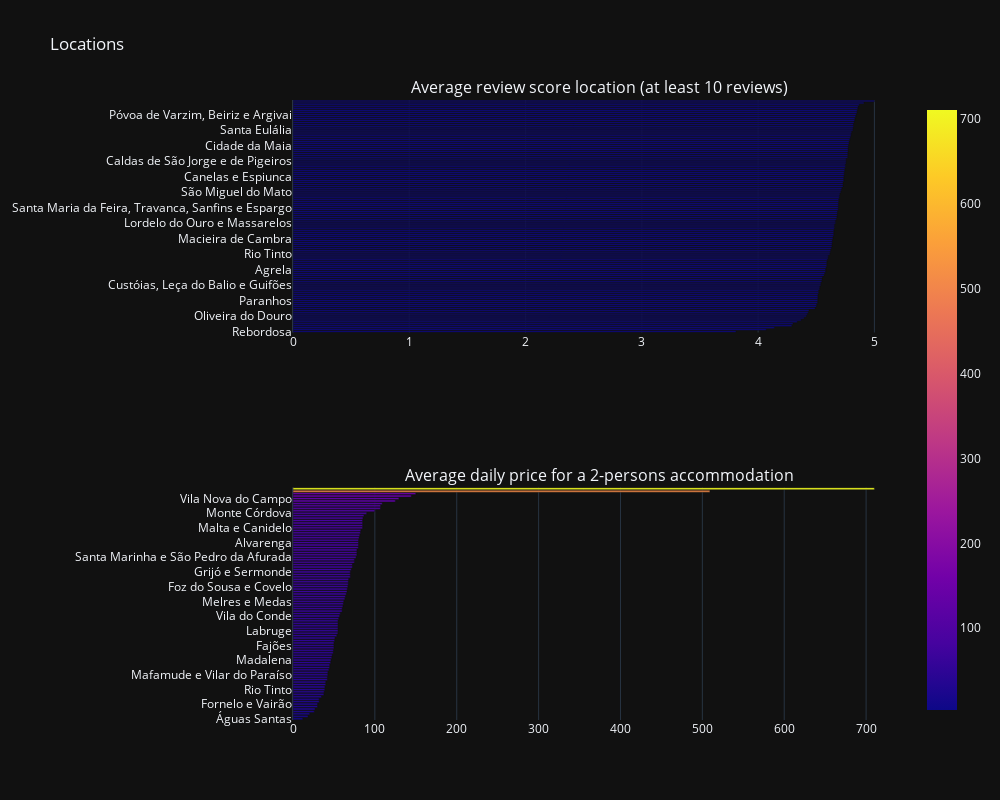

The notebook cell this image was saved under:
### Markdown cell above
En esta sección, agrupamos los puntajes de revisión de la ubicación por vecindario (solo listados con al menos 10 revisiones). Aunque esperamos que la distancia al centro de la ciudad sea un factor importante, esta puntuación también debería tener en cuenta otras cosas. Otros factores pueden incluir:

* La seguridad de una ubicación (como se muestra en la sección anterior)
* Ruido. Si una lista tiene una ubicación central, pero está rodeada de bares ruidosos, eso debería costar puntos en el puntaje de revisión de la ubicación.
* Si un listado está ubicado fuera del centro de la ciudad pero bien conectado por transporte público, debería obtener puntos de bonificación por eso.
* Instalaciones cercanas al listado. ¿Hay supermercados, bares y restaurantes cerca?
* Puede que algunas personas busquen aparcamiento gratuito si vienen en coche (el aparcamiento es muy caro en Ámsterdam en general).

A continuación, vemos que los vecindarios centrales, que generalmente también fueron los más caros, generalmente también obtienen una puntuación más alta en la puntuación de revisión de ubicación. Si calculara la distancia al centro de la ciudad para cada listado, espero ver correlaciones bastante fuertes entre esta distancia con el puntaje de revisión del precio y la ubicación.

Al mirar el puntaje promedio de revisión, me sorprende ver que el promedio está por encima de 8/10 para todos los vecindarios. Ámsterdam es una ciudad pequeña (¡mucho más pequeña de lo que mucha gente piensa!). Por lo tanto, no lleva mucho tiempo llegar al centro de la ciudad desde cualquier lugar, lo que podría explicar hasta cierto punto los altos promedios. Mi consejo personal para los turistas sería considerar un alojamiento más asequible fuera del centro de la ciudad, en un vecindario seguro y con buenas conexiones de transporte público al centro de la ciudad de todos modos. Sin embargo, ¿las diferencias entre las mejores ubicaciones y los vecindarios exteriores son realmente tan pequeñas? ¡Vamos a averiguarlo en la siguiente sección!

### Code cell
# Group by neighbourhood and calculate the mean review score location for listings with at least 10 reviews
feq1 = df_distancia[df_distancia['number_of_reviews'] >= 10].groupby('neighbourhood')['review_scores_location'].mean().sort_values(ascending=True)

# Create bar chart using Plotly Express
fig1 = px.bar(feq1, x='review_scores_location', y=feq1.index, orientation='h', color='review_scores_location', color_continuous_scale='RdYlGn')
fig1.update_layout(xaxis_title="Score (scale 1-10)", yaxis_title="") # TODO CUIDADO CON EL COLOR!!!!

# Group by neighbourhood and calculate the mean daily price for 2-person accommodations
feq2 = df_distancia[df_distancia['accommodates'] == 2].groupby('neighbourhood')['price'].mean().sort_values(ascending=True)

# Create bar chart using Plotly Express
fig2 = px.bar(feq2, x='price', y=feq2.index, orientation='h', color='price', color_continuous_scale='viridis')
fig2.update_layout(xaxis_title="Average daily price (Euro)", yaxis_title="")

# Combine the two charts into a single subplot
figures = sp.make_subplots(rows=2, cols=1, subplot_titles=("Average review score location (at least 10 reviews)", "Average daily price for a 2-persons accommodation"))

# Add each bar chart to the subplot
figures.add_trace(fig1['data'][0], row=1, col=1)
figures.add_trace(fig2['data'][0], row=2, col=1)

# Update the layout of the subplot
figures.update_layout(
    title_text="Locations",
    height=800,
    width=1000,
    font_size=12,
    showlegend=False, 
    template = 'plotly_dark'
)
# TODO CUIDADO CON LA BARRA DE COLORES

### Figure 1 — Plotly figure (JSON) as saved in the notebook; plotly's stock layout.template omitted (floating-point values rounded to 4 significant figures)
{"data": [{"alignmentgroup": "True", "hovertemplate": "review_scores_location=%{marker.color}<br>neighbourhood=%{y}<extra></extra>", "legendgroup": "", "marker": {"color": [3.81, 4.07, 4.14, 4.29, 4.3, 4.337, 4.37, 4.396, 4.414, 4.423, 4.432, 4.438, 4.49, 4.5, 4.503, 4.512, 4.513, 4.513, 4.514, 4.515, 4.52, 4.52, 4.528, 4.53, 4.538, 4.54, 4.547, 4.55, 4.553, 4.567, 4.572, 4.58, 4.58, 4.584, 4.59, 4.59, 4.591, 4.596, 4.602, 4.603, 4.617, 4.62, 4.623, 4.63, 4.635, 4.635, 4.637, 4.638, 4.643, 4.645, 4.65, 4.65, 4.651, 4.655, 4.657, 4.657, 4.665, 4.665, 4.672, 4.678, 4.68, 4.681, 4.683, 4.689, 4.69, 4.69, 4.69, 4.692, 4.693, 4.698, 4.7, 4.703, 4.71, 4.715, 4.72, 4.73, 4.73, 4.73, 4.737, 4.737, 4.737, 4.74, 4.74, 4.744, 4.747, 4.75, 4.75, 4.756, 4.757, 4.757, 4.77, 4.771, 4.771, 4.773, 4.774, 4.775, 4.777, 4.781, 4.783, 4.787, 4.793, 4.798, 4.8, 4.804, 4.815, 4.817, 4.82, 4.82, 4.825, 4.83, 4.833, 4.838, 4.843, 4.85, 4.852, 4.856, 4.86, 4.87, 4.91, 5], "coloraxis": "coloraxis", "pattern": {"shape": ""}}, "name": "", "offsetgroup": "", "orientation": "h", "showlegend": false, "textposition": "auto", "type": "bar", "x": [3.81, 4.07, 4.14, 4.29, 4.3, 4.337, 4.37, 4.396, 4.414, 4.423, 4.432, 4.438, 4.49, 4.5, 4.503, 4.512, 4.513, 4.513, 4.514, 4.515, 4.52, 4.52, 4.528, 4.53, 4.538, 4.54, 4.547, 4.55, 4.553, 4.567, 4.572, 4.58, 4.58, 4.584, 4.59, 4.59, 4.591, 4.596, 4.602, 4.603, 4.617, 4.62, 4.623, 4.63, 4.635, 4.635, 4.637, 4.638, 4.643, 4.645, 4.65, 4.65, 4.651, 4.655, 4.657, 4.657, 4.665, 4.665, 4.672, 4.678, 4.68, 4.681, 4.683, 4.689, 4.69, 4.69, 4.69, 4.692, 4.693, 4.698, 4.7, 4.703, 4.71, 4.715, 4.72, 4.73, 4.73, 4.73, 4.737, 4.737, 4.737, 4.74, 4.74, 4.744, 4.747, 4.75, 4.75, 4.756, 4.757, 4.757, 4.77, 4.771, 4.771, 4.773, 4.774, 4.775, 4.777, 4.781, 4.783, 4.787, 4.793, 4.798, 4.8, 4.804, 4.815, 4.817, 4.82, 4.82, 4.825, 4.83, 4.833, 4.838, 4.843, 4.85, 4.852, 4.856, 4.86, 4.87, 4.91, 5], "xaxis": "x", "y": ["Rebordosa", "Paços de Brandão", "Silvalde", "Argoncilhe", "Pedrouços", "Vila de Cucujães", "Alfena", "Fânzeres e São Pedro da Cova", "Oliveira do Douro", "São Pedro de Castelões", "Vilar de Andorinho", "Lobão, Gião, Louredo e Guisande", "Rates", "Campo e Sobrado", "Bagunte, Ferreiró, Outeiro Maior e Parada", "Campanhã", "Paranhos", "Escariz", "Ramalde", "Pinheiro da Bemposta, Travanca e Palmaz", "Canelas", "Vilar e Mosteiró", "Castêlo da Maia", "Serzedo e Perosinho", "Custóias, Leça do Balio e Guifões", "Arões", "Ermesinde", "Louredo", "Paredes", "Milheirós", "Águas Santas", "Vilar de Pinheiro", "Agrela", "O. Azeméis, Riba-Ul, Ul, Macinhata da Seixa, Madail", "Mozelos", "São Pedro Fins", "Gondomar (São Cosme), Valbom e Jovim", "Grijó e Sermonde", "São Mamede de Infesta e Senhora da Hora", "Balazar", "Rio Tinto", "Bougado (São Martinho e Santiago)", "St. Tirso, Couto (S. Cristina e S. Miguel) e Burgães", "Paramos", "São Martinho da Gândara", "Pedroso e Seixezelo", "Urrô", "Anta e Guetim", "Macieira de Cambra", "Junqueira", "Aguçadoura e Navais", "Chave", "Bonfim", "Touguinha e Touguinhó", "Parada de Todeia", "Perafita, Lavra e Santa Cruz do Bispo", "Lordelo do Ouro e Massarelos", "Labruge", "Mafamude e Vilar do Paraíso", "Sandim, Olival, Lever e Crestuma", "Aguiar de Sousa", "Árvore", "Avintes", "Valongo", "Santa Maria da Feira, Travanca, Sanfins e Espargo", "Alvarelhos e Guidões", "Romariz", "AVer-o-Mar, Amorim e Terroso", "Gulpilhares e Valadares", "Canedo, Vale e Vila Maior", "Madalena", "Laundos", "São Miguel do Mato", "Muro", "Cabreiros e Albergaria da Serra", "Mansores", "Ossela", "Lourosa", "São João da Madeira", "Cete", "Canelas e Espiunca", "Sobreira", "Gandra", "São Félix da Marinha", "Melres e Medas", "Macieira de Sarnes", "Areias, Sequeiró, Lama e Palmeira", "Santa Marinha e São Pedro da Afurada", "Caldas de São Jorge e de Pigeiros", "Macieira da Maia", "Rossas", "Arcozelo", "Roge", "Fornelo e Vairão", "Matosinhos e Leça da Palmeira", "Vila Chã", "Cidade da Maia", "Canidelo", "Foz do Sousa e Covelo", "Lomba", "Vila do Conde", "Cepelos", "Cesar", "Mindelo", "Santa Eulália", "Arouca e Burgo", "Moldes", "Fiães", "Moreira", "Cedofeita, Ildefonso, Sé, Miragaia, Nicolau, Vitória", "Espinho", "Alvarenga", "Póvoa de Varzim, Beiriz e Argivai", "Vila Nova da Telha", "Aldoar, Foz do Douro e Nevogilde", "Azurara", "Baltar", "Baguim do Monte (Rio Tinto)", "Tropeço", "Várzea"], "yaxis": "y"}, {"alignmentgroup": "True", "hovertemplate": "price=%{marker.color}<br>neighbourhood=%{y}<extra></extra>", "legendgroup": "", "marker": {"color": [12, 18.33, 20.5, 26, 27, 30, 30, 32, 32, 34.8, 37.7, 38.08, 38.89, 39, 40, 40, 42, 42, 42.53, 42.6, 43.75, 44.71, 44.86, 46, 46.42, 47.33, 47.86, 49.1, 49.43, 50, 50, 50, 50.83, 51.26, 53.49, 54.8, 55, 55, 55, 55, 55, 55.85, 57, 57.74, 60, 60, 60.9, 61.5, 62, 63.33, 64, 65, 66, 66.32, 67, 67.5, 67.5, 68, 70, 70, 70, 71.12, 72.5, 72.5, 75, 75, 77.02, 78, 78.08, 78.12, 79.81, 80, 80, 80, 80.71, 81.5, 82.35, 82.78, 85, 85, 85, 85, 85.47, 86.67, 90, 100, 106.8, 107, 109, 125, 129.3, 144.4, 150, 509.2, 710.2], "coloraxis": "coloraxis", "pattern": {"shape": ""}}, "name": "", "offsetgroup": "", "orientation": "h", "showlegend": false, "textposition": "auto", "type": "bar", "x": [12, 18.33, 20.5, 26, 27, 30, 30, 32, 32, 34.8, 37.7, 38.08, 38.89, 39, 40, 40, 42, 42, 42.53, 42.6, 43.75, 44.71, 44.86, 46, 46.42, 47.33, 47.86, 49.1, 49.43, 50, 50, 50, 50.83, 51.26, 53.49, 54.8, 55, 55, 55, 55, 55, 55.85, 57, 57.74, 60, 60, 60.9, 61.5, 62, 63.33, 64, 65, 66, 66.32, 67, 67.5, 67.5, 68, 70, 70, 70, 71.12, 72.5, 72.5, 75, 75, 77.02, 78, 78.08, 78.12, 79.81, 80, 80, 80, 80.71, 81.5, 82.35, 82.78, 85, 85, 85, 85, 85.47, 86.67, 90, 100, 106.8, 107, 109, 125, 129.3, 144.4, 150, 509.2, 710.2], "xaxis": "x2", "y": ["Águas Santas", "Gandra", "Canelas", "Sanguedo", "São Martinho da Gândara", "Vilar de Andorinho", "Fornelo e Vairão", "Escapães", "Baguim do Monte (Rio Tinto)", "Ermesinde", "São Mamede de Infesta e Senhora da Hora", "São Félix da Marinha", "Rio Tinto", "Aguiar de Sousa", "Serzedo e Perosinho", "Cabreiros e Albergaria da Serra", "St. Tirso, Couto (S. Cristina e S. Miguel) e Burgães", "Mindelo", "Mafamude e Vilar do Paraíso", "AVer-o-Mar, Amorim e Terroso", "Vila de Cucujães", "Gulpilhares e Valadares", "Póvoa de Varzim, Beiriz e Argivai", "Pinheiro da Bemposta, Travanca e Palmaz", "Madalena", "Cesar", "Oliveira do Douro", "Perafita, Lavra e Santa Cruz do Bispo", "Castêlo da Maia", "Rates", "Fajões", "Fermedo", "Anta e Guetim", "São João da Madeira", "Matosinhos e Leça da Palmeira", "O. Azeméis, Riba-Ul, Ul, Macinhata da Seixa, Madail", "Labruge", "Macieira de Sarnes", "Touguinha e Touguinhó", "Aguçadoura e Navais", "Silvalde", "Ramalde", "Vila do Conde", "Campanhã", "Caldas de São Jorge e de Pigeiros", "Pedrouços", "Canidelo", "Cidade da Maia", "Melres e Medas", "Valongo", "Tropeço", "Vila Chã", "Árvore", "Arouca e Burgo", "Foz do Sousa e Covelo", "Azurara", "Recarei", "Nogueira e Silva Escura", "Arcozelo", "Parada de Todeia", "Grijó e Sermonde", "Lordelo do Ouro e Massarelos", "Santa Eulália", "Moreira", "Urrô", "São Roque", "Santa Marinha e São Pedro da Afurada", "Fânzeres e São Pedro da Cova", "Paranhos", "Roge", "Espinho", "Vilar de Pinheiro", "Alvarenga", "Louredo", "Paredes", "Rio Mau e Arcos", "Aldoar, Foz do Douro e Nevogilde", "Cedofeita, Ildefonso, Sé, Miragaia, Nicolau, Vitória", "Malta e Canidelo", "Canelas e Espiunca", "Milheirós de Poiares", "Baltar", "Bonfim", "Macieira da Maia", "Monte Córdova", "Pedroso e Seixezelo", "Custóias, Leça do Balio e Guifões", "Areias, Sequeiró, Lama e Palmeira", "Canedo, Vale e Vila Maior", "Várzea", "Vila Nova do Campo", "Sandim, Olival, Lever e Crestuma", "Bagunte, Ferreiró, Outeiro Maior e Parada", "Santa Maria da Feira, Travanca, Sanfins e Espargo", "Gondomar (São Cosme), Valbom e Jovim"], "yaxis": "y2"}], "layout": {"annotations": [{"font": {"size": 16}, "showarrow": false, "text": "Average review score location (at least 10 reviews)", "x": 0.5, "xanchor": "center", "xref": "paper", "y": 1, "yanchor": "bottom", "yref": "paper"}, {"font": {"size": 16}, "showarrow": false, "text": "Average daily price for a 2-persons accommodation", "x": 0.5, "xanchor": "center", "xref": "paper", "y": 0.375, "yanchor": "bottom", "yref": "paper"}], "font": {"size": 12}, "height": 800, "showlegend": false, "title": {"text": "Locations"}, "width": 1000, "xaxis": {"anchor": "y", "domain": [0, 1]}, "xaxis2": {"anchor": "y2", "domain": [0, 1]}, "yaxis": {"anchor": "x", "domain": [0.625, 1]}, "yaxis2": {"anchor": "x2", "domain": [0, 0.375]}}}
